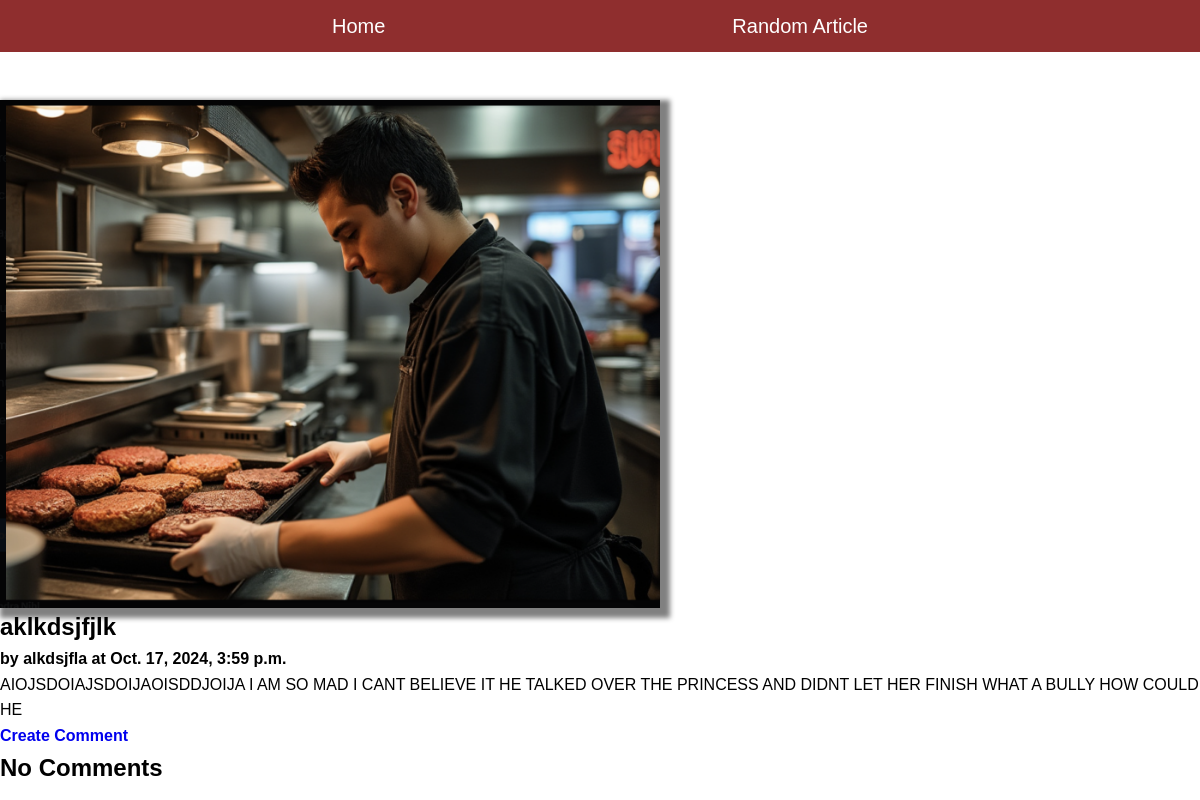
The page /blog/article/7 on the database its author committed.
### blog/models.py (models this page shows, shortened)
class Article(models.Model):
    title = models.TextField(blank=False)
    author = models.TextField(blank=False)
    text = models.TextField(blank=False)
    published = models.DateTimeField(auto_now=True)
    image_file = models.ImageField(blank=True) #makes it optional
    def get_comments(self):
        comments = Comment.objects.filter(article=self)
        return comments

### blog/views.py (the view)
# urls.py: path(r'article/<int:pk>', ArticleView.as_view(), name='article'), #generic class-based view
class ArticleView(DetailView):
    model = Article #model to displau
    template_name = "blog/article.html"
    context_object_name = "article"

### blog/templates/blog/article.html (shortened to what this page needs)
{% extends 'blog/base.html' %}
{% block content %}
<main class="grid-container">
    <article class="featured">
        {% if article.image_file %}
         <img src="{{article.image_file.url}}" alt="{{article.image_file.url}}">
        {% endif %}
        <div>
        <h2>{{article.title}}</h2>
        <strong>by {{article.author}} at {{article.published}}</strong>
        <p>
        {{article.text}}
        </p>
        <h4><a href="{% url 'create_comment' article.pk %}">Create Comment</a></h4>
        </div>
    </article>
    <div>
        {%if article.get_comments %}
        <h2>Comments</h2>
        <!-- Comments:
        {{article.get_comments}} -->
        {% for c in article.get_comments %}
        <article>
            <div>
            <strong>by {{c.author}} at {{c.published}}</strong>
            <p>
            {{c.text}}
            </div>
        </article>
        {% endfor %}
        {%else%}
        <h2>No Comments</h2>
        {%endif%}
    </div>
</main>
{% endblock %}

### static/styles3.css (style rules this page uses)
* { margin: 0; padding: 0; box-sizing: border-box; justify-content: center; align-items: center; text-decoration: none; }
body { font-family: Arial, Helvetica, sans-serif; line-height: 1.6; }
img { max-width: 660px; height:auto; box-shadow: 5px 5px 5px 5px grey; margin-top: 50px; }

### rows shown on the page
Article: image_file (picture), title "aklkdsjfjlk", author "alkdsjfla", published "Oct. 17, 2024, 3:59 p.m.", text "AIOJSDOIAJSDOIJAOISDDJOIJA I AM SO MAD I CANT BELIEVE IT HE TALKED OVER THE PRINCESS AND DIDNT LET HER FINISH WHAT A BULLY HOW COULD HE"
